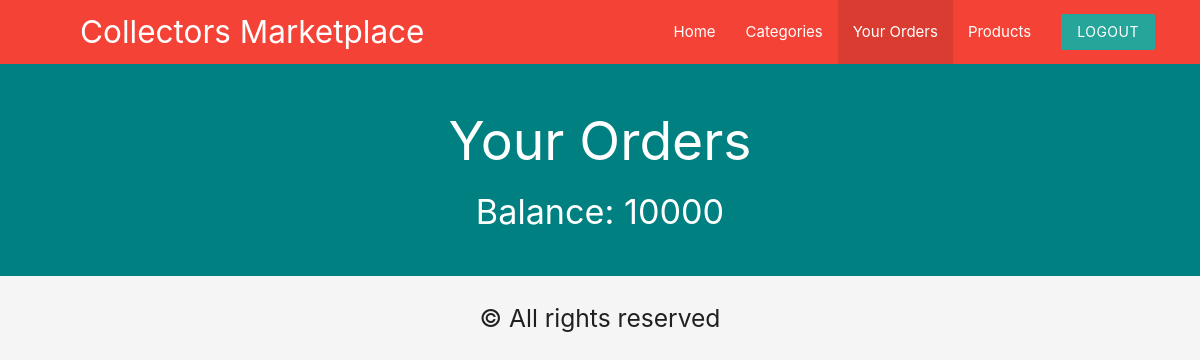
The app's page /user/user_orders.php (signed in), older data.
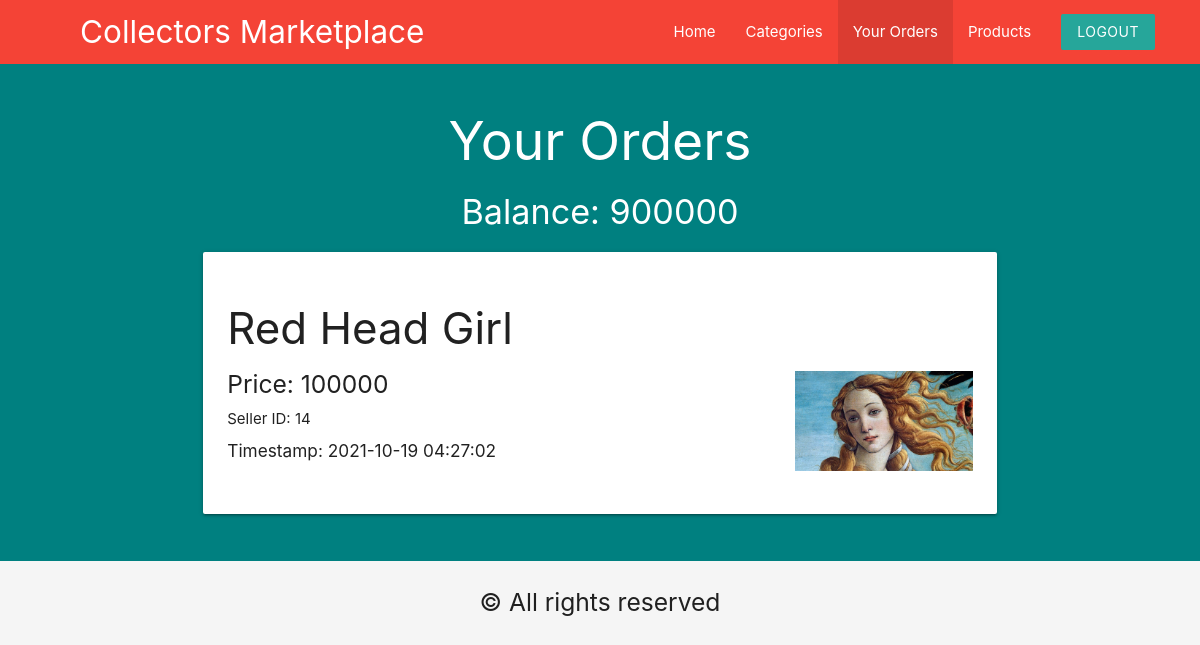
The same page, newer data.
### tables this page shows
CREATE TABLE `customers` (
  `cust_id` int(5) NOT NULL,
  `cust_username` varchar(50) NOT NULL,
  `cust_pass` int(11) NOT NULL,
  `cust_name` varchar(20) NOT NULL,
  `cust_addr` text NOT NULL,
  `cust_email` varchar(50) NOT NULL,
  `cust_image` varchar(255) NOT NULL,
  `cust_phone` bigint(10) NOT NULL,
  `cust_balance` int(5) NOT NULL
);

CREATE TABLE `transactions` (
  `cust_id` int(5) NOT NULL,
  `seller_id` int(5) NOT NULL,
  `timestamp` timestamp NOT NULL DEFAULT current_timestamp(),
  `trans_id` int(10) NOT NULL,
  `product_id` int(5) NOT NULL,
  `Total` int(11) NOT NULL
);

### user/user_orders.php (the view, shortened to what this page needs)
<?php
    include("../templates/database_conn.php");
    $uid=$_SESSION['USER_ID'];
    $sql1="SELECT * FROM `customers` WHERE cust_id ='$uid'";
    $res=mysqli_query($con,$sql1);
    $urow = mysqli_fetch_array($res, MYSQLI_ASSOC);
    $sql2="SELECT * FROM `transactions` where `cust_id`='$uid' order by `timestamp` desc";
    $res2=mysqli_query($con,$sql2);
    $row2 =mysqli_fetch_all($res2, MYSQLI_ASSOC);
?>
<!DOCTYPE html>
<html lang="en">
<head>
    <link rel="stylesheet" href="../templates/stylesheet.css">
    <link rel="stylesheet" href="https://cdnjs.cloudflare.com/ajax/libs/materialize/1.0.0/css/materialize.min.css">
</head>
<body class="grey lighten-4" >
<nav class="red z-depth-0" style="padding-right: 30px;padding-left: 80px;">
		<div>
			<a href="user_home.php" class="brand-logo brand-text hide-on-med-and-down">Collectors Marketplace</a>
            <ul id="nav-mobile" class="right">
                <li ><a href="user_home.php">Home</a></li>
                <li ><a href="user_categories.php">Categories</a></li>
                <li class="active"><a href="user_orders.php">Your Orders</a></li>
                <li><a href="All_products.php">Products</a></li>
				<li><a href="user_logout.php" class="btn brand z-depth-0">Logout</a></li>
		    </ul>
		</div>
</nav>
<div class="blackbgbg">
<div class="container">
    <section>
    <div class="row">
    <h2 class="white-text" style="text-align:center;">Your Orders</h2>
    <h4 class="white-text center">Balance: <?php echo $urow['cust_balance'];?></h4>
<?php foreach($row2 as $p){ ?>
            <div class="col s12 md6">
  				    <div class="card">
                        <div class="card-content">
                            <?php
                            $k=$p['product_id'];
                                $sql3="Select * from product where product_id='$k'";
                                $res3=mysqli_query($con,$sql3);
                                $row3=mysqli_fetch_array($res3,MYSQLI_ASSOC);
                            ?>
                          <h3><?php print_r($row3['product_name']); ?></h3>
                          <img class="right" src="<?php print_r($row3['product_img']); ?>" height="100px">
                        <div>
                          <h5>Price: <?php echo $p['Total'];?></h5>
                          <h7>Seller ID: <?php echo $p['seller_id'];?></h7>
                          <h6> Timestamp: <?php echo $p['timestamp'];?></h6>
                          <br>
                          </div>
                        </div>
                    </div>
            </div>
        <?php } ?>
    </div>
</div>
</div>
<section class="footer">
        <div class="container textcenter">
            <h5>© All rights reserved<br>
        </div>
</section>

Row changes from the older to the newer data that the page shows:
changed customers: cust_balance "10000" → "900000"
added transactions: value "Red Head Girl", Total "100000", seller "14", timestamp "2021-10-19 04:27:02"
